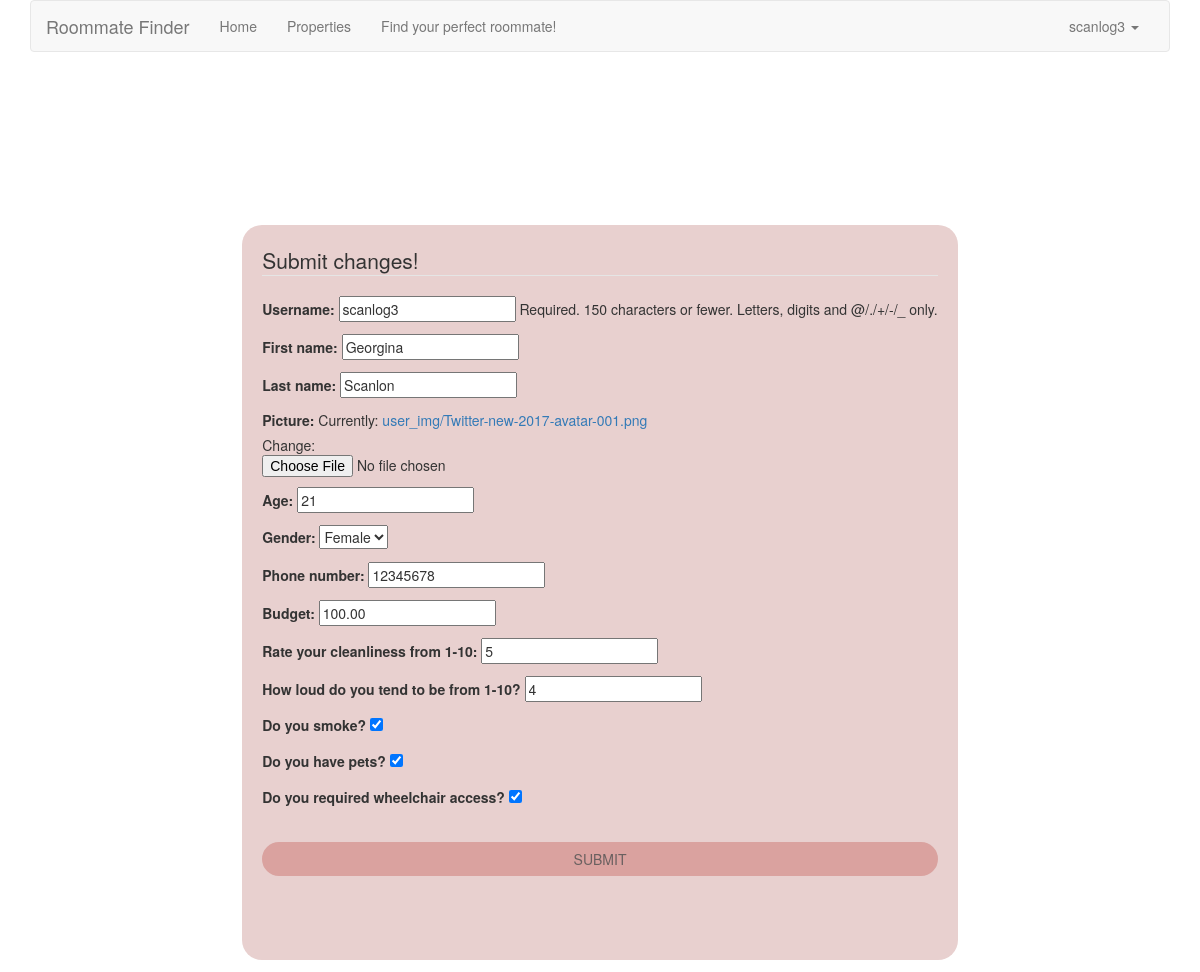
Page /edituser/ (signed in) on the committed database.
### app_site/models.py (models this page shows)
class SiteUser(AbstractUser):
    gender = models.CharField(choices=gender_choices, default=3, max_length=100)
    cleanliness = models.IntegerField(default=1, validators=[
        MaxValueValidator(10),
        MinValueValidator(1)])
    noise_level = models.IntegerField(default=1, validators=[
        MaxValueValidator(10),
        MinValueValidator(1)])
    is_student = models.BooleanField(default=False)
    re_gender = models.CharField(choices=re_gender_choices, default=4, max_length=100)
    wc_access = models.BooleanField(default=False)
    phone_number = models.DecimalField(default=0, decimal_places=0, max_digits=10)
    age = models.DecimalField(default=0, decimal_places=0, max_digits=2)
    budget = models.DecimalField(default=0, max_digits=10, decimal_places=2)
    smoking = models.BooleanField(default=False)
    has_pet = models.BooleanField(default=False)
    picture = models.FileField(upload_to='user_img', default='user_img/default_pic.png')

### app_site/views.py (the view)
# urls.py: path('edituser/', views.edit_user, name='edit_user'),
@login_required()
def edit_user(request):
    user_to_edit = request.user
    user_name = user_to_edit.username
    form = UpdateUserForm(instance=user_to_edit)
    if request.method == 'POST':
        form = UpdateUserForm(request.POST, request.FILES, instance=user_to_edit)
        if form.is_valid():
            form.save()
            return render(request, 'profile_page.html', {'profile': user_to_edit})
    else:
        form = UpdateUserForm(instance=user_to_edit)
        return render(request, "edit_user.html", {'form': form, 'user': user_to_edit})

### app_site/forms.py
class UpdateUserForm(ModelForm):
    first_name = forms.CharField()
    last_name = forms.CharField()
    age = forms.CharField()
    gender = forms.ChoiceField(choices=gender_choices)
    phone_number = forms.DecimalField(decimal_places=0, max_digits=10)
    budget = forms.DecimalField(decimal_places=2, max_digits=10)
    cleanliness = forms.IntegerField(label="Rate your cleanliness from 1-10")
    noise_level = forms.IntegerField(label="How loud do you tend to be from 1-10?")
    has_pet = forms.BooleanField(label='Do you have pets?', required=False)
    smoking = forms.BooleanField(label='Do you smoke?', required=False)
    wc_access = forms.BooleanField(label='Do you required wheelchair access?', required=False)
    class Meta:
        model = SiteUser
        fields = ['username', 'first_name', 'last_name', 'picture', 'age', 'gender',
                  'phone_number', 'budget', 'cleanliness', 'noise_level', 'smoking', 'has_pet', 'wc_access']

### app_site/templates/edit_user.html (shortened to what this page needs)
{% extends "base.html" %}
{% load static %}
{% block content %}
<body>
<section class="signup">
      <div class="sign-content">
        <form action="" enctype="multipart/form-data" method="POST">
          <fieldset class="form">
            <legend class="border-bottom">Submit changes!</legend>
            {{form.as_p}}
          </fieldset>
             <div class="form">
            <button class="btn" type="submit">Submit</button>
            </div>
        </form>
      </div>
    </section>
  </body>
</html>
{% endblock %}

### app_site/templates/base.html (shortened to what this page needs)
{% load static %}
<html lang="en">
    <head>
          <link rel="stylesheet" href="https://maxcdn.bootstrapcdn.com/bootstrap/3.4.1/css/bootstrap.min.css">
          <link rel="stylesheet" href="{% static 'css\site.css'%}"/>
    </head>
    <body>
        <div class="container">
            <nav class="navbar navbar-default">
                <div class="container-fluid">
                  <div class="navbar-header">
                    <a class="navbar-brand" href="/">Roommate Finder</a>
                  </div>
                  <div id="navbar" class="navbar-collapse collapse">
                    <ul class="nav navbar-nav">
                      <li><a href="/">Home</a></li>
                      <li><a href="{% url 'all_properties' %}">Properties</a></li>
                      <li><a href="{% url 'recommended_property' %}">Find your perfect roommate!</a></li>
                    </ul>
                    {% if user.is_authenticated %}
                    <ul class="nav navbar-nav navbar-right">
                      <li class="dropdown">
                        <a href="#" class="dropdown-toggle" data-toggle="dropdown" role="button" aria-haspopup="true" aria-expanded="false">{{ user.username }} <span class="caret"></span></a>
                      </li>
                    </ul>
                    {% else %}
                    <ul class="nav navbar-nav navbar-right">
                      <li><a href="{% url 'login' %}">Login</a></li>
                      <li><a href="{% url 'signup' %}">Register</a></li>
                    </ul>
                    {% endif %}
                  </div>
                </div>
            </nav>
        </div>
        {% block content %}
        {% endblock %}
    </body>
</html>

### app_site/static/css/site.css (style rules this page uses)
body { margin: 0; }
.btn { border: 2px solid #d18580; width: 100%; padding: 0.5rem 1.5rem; margin: 20px 0 50px 0; border-radius: 100vw; background: #d18580; text-transform: uppercase; color: #171616; opacity: 0.6; transition: opacity 250ms ease; }
.signup { margin-top: 100px; height: 100%; display: flex; justify-content: center; align-items: center; }
.sign-content { background: #e8d0cf; margin-top: 40px; padding: 20px; border-radius: 20px; }

### rows in the picture
SiteUser: username "scanlog3", first_name "Georgina", last_name "Scanlon", age "21", gender "Female", phone_number "12345678", budget "100.00", cleanliness "5", noise_level "4", smoking "☑", has_pet "☑", wc_access "☑"
